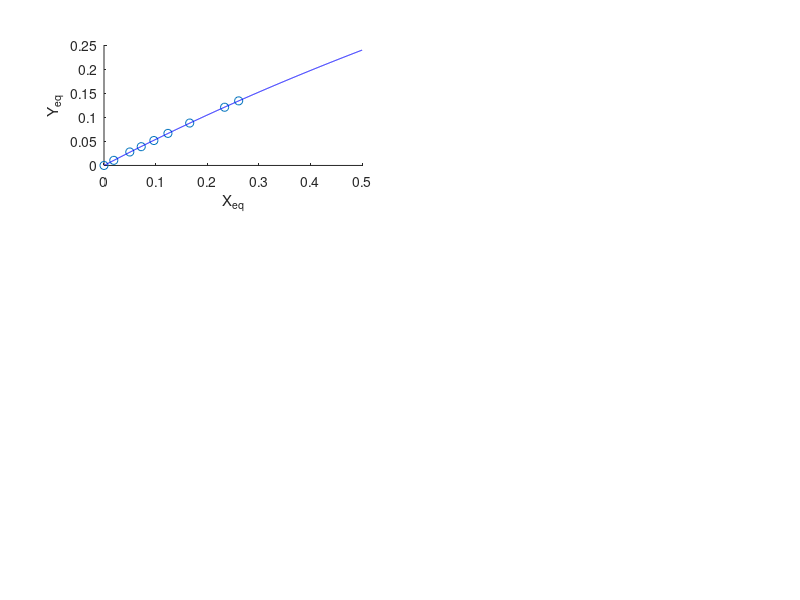

This chart was generated by the following MATLAB code: (Note: this script raises an error after producing the figure.)
clear

%% Ethanol - water vapor-liquid equilibrium %%

x = [0 0.0186 0.0476 0.0673 0.0881 0.1102 0.1424 0.1894 0.2069]; % mole fraction 
y = [0 0.0105 0.0272 0.0375 0.0492 0.0624 0.0809 0.1078 0.1182]; % mole fraction
X = x./(1 - x);                                                 % mole ratio
Y = y./(1 - y);                                                 % mole ratio

subplot(3,2,1);
scatter(X,Y);
xlabel('X');
ylabel('Y');
hold on;

%% VLE fitting %%

F_fit = @(x_fit,x_data) (x_fit(1).*x_data)./(1 + (x_fit(2).*x_data));       % Y-X fitting
x_fit0 = [1 1];
[x_fit, resnorm] = lsqcurvefit(F_fit,x_fit0,X,Y);   % Fitting method 1

beta = nlinfit(X,Y,F_fit,x_fit0);                   % Fitting method 2

% Fitted constants a = 0.5576, b = 0.3287

X_eq = linspace(0,0.50,1000);

% Fitted curve Y_eq
Y_eq = (x_fit(1).*X_eq)./(1 + (x_fit(2).*X_eq));   
subplot(3,2,1);
plot(X_eq,Y_eq,Color='b');                                               % Use Y-eq from now on
xlabel('X_{eq}');
ylabel('Y_{eq}');
hold on; 

%% Gas feed composition and solute reomval %%
% Gas feed rate - 2000 kg/hr
% CO2 - 85% mol, EtOH - 15% mol

Mav = 0.85*44 + 0.15*46;                                        % Avg molecular weight of feed gas = 44.3
G1 = 2000/Mav;                                                  % gas feed rate kmol/hr = 45.1467
%G1 = 43.76;                                                    % If someone has obtained G1 = 43.76 that is also okay
y1 = 0.15;                                                      % feed concentration (mol fraction), y1 = 0.15
Y1 = y1/(1-y1);                                                 % feed concentration (mol ratio), Y1 = 0.1765
Gs = G1*(1-y1);                                                 % feed rate solute-free basis, Gs = 38.3747 kmol/hr
G1_etoh = G1*y1;                                                % etoh entering, G1_etoh = 6.7720 kmol/hr

solute_removal = [0.86 0.88 0.92 0.94 0.96 0.98];               % array to define ethanol recoveries
% The first two values of the array are for the bonus question

%% Solvent composition %%
% EtOH in solvent feed - 0.0 mole%

x2 = 0.0;                                                       % x2 and X2 will be the same for all
X2 = x2/(1-x2);

% Full marks if x2 and X2 has been defined in the code atleast once
%% Array initialization %%

sz = size(solute_removal,2);
G2_etoh = zeros(1,sz);
Y2 = zeros(1,sz);
y2 = zeros(1,sz);
X1_max = zeros(1,sz);
Ls_min = zeros(1,sz);
Ls = zeros(1,sz);
NTU_1 = zeros(1,sz);
NTU_2 = zeros(1,sz);
pinchSlope = zeros(1,sz);
pinchpoint = zeros(2,sz);
Ht = zeros(1,sz);

%% Exit gas concentration %%

for i = 1:sz
    G2_etoh(i) = G1_etoh*(1 - solute_removal(i));                                         % etoh leaving
    Y2(i) = G2_etoh(i)/Gs;                                                                % exit etoh conc.
    y2(i) = Y2(i)/(1+Y2(i));                                                              % exit etoh conc.
end

% G2_etoh (kmol/hr) : 92% - 0.5418, 94% - 0.4063, 96% - 0.2709, 98% - 0.1354
% Y2: 92% - 0.0141, 94% - 0.0106, 96% - 0.0071, 98% - 0.0035
% y2: 92% - 0.0139, 94% - 0.0105, 96% - 0.0070, 98% - 0.0035
% x2: 0 for all
% X2: 0 for all
% For bonus question: Y2: 86% - 0.0247, 88% - 0.0212
% y2: 86% - 0.0241, 88% - 0.0207

%% Minimum and actual solvent flow rate %%

pinch0 = [0.1 0.1];                                                                     % initial guess for determining pinch point
for i = 1:sz              
    f_minSolvent = @(ct) minSolvent(ct, x_fit(1), x_fit(2), X2, Y2(i));                 % calling the function to determine pinch point
    pinch = fsolve(f_minSolvent,pinch0);
    if (pinch(2) >= Y1)
        pinch(2) = Y1;
        pinch(1) = Y1/(x_fit(1) - x_fit(2)*Y1);
    end
    pinchpoint(1,i) = pinch(1);
    pinchpoint(2,i) = pinch(2);
    pinchSlope(i) = (pinch(2) - Y2(i))/(pinch(1) - X2);
    X1_max(i) = ((Y1 - Y2(i))/pinchSlope(i)) + X2;                                      
    Ls_min(i) = Gs*pinchSlope(i);                                                         % Minimum solvent rate
    Ls(i) = 1.25*Ls_min(i);                                                               % Actual solvent rate
end
% Pinch point coordinates:
% 92%: x-0.3054, y-0.1548; 
% 94%: x-0.2610, y-0.1340; 
% 96%: x-0.2098, y-0.1094; 
% 98%: x-0.1454, y-0.0774;

% Minimumn solvent rate, Ls_min:
% 92%: 17.6720;			 
% 94%: 18.1505; 
% 96%: 18.7264; 
% 98%: 19.4903;

subplot(3,2,2);
plot(solute_removal,Ls_min);
xlabel('recovery');
ylabel('L_{s,min}');

% Minimum solvent rate increases with the required recovery as more solvent
% needs to be provided for higher solute removals. All points including
% bonus question recoveries are included in this plot.

% For bonus question:
% Pinch point coordinates:
% 86%: x-0.3532, y-0.3532; 
% 88%: x-0.1765, y-0.1765;

% Minimumn solvent rate, Ls_min:
% 86%: 16.4880;			 
% 88%: 16.8715;
%% Operating line %%

operatingLine = zeros(size(X_eq,2),sz);
minSolvent_operatingLine = zeros(size(X_eq,2),sz);

for i=1:sz
    for j=1:size(X_eq,2)
        operatingLine(i,j) = Y2(i) + (Ls(i)/Gs)*(X_eq(j) - X2);                         % Operating line for all recoveries
        minSolvent_operatingLine(i,j) = Y2(i) + (Ls_min(i)/Gs)*(X_eq(j) - X2);          % Minimum solvent operating lines for all recoveries
    end
end

% Give full marks for part (vii) if atleast one operating line is shown in the plot

subplot(3,2,3)
plot(X_eq,Y_eq,Color='b'); 
hold on
plot(X_eq, operatingLine(5,:), "Color","r","LineStyle","--");               % Operating line for 94% recovery
hold on
yline(Y1,Color='g',LineStyle='-.');
hold on
plot(X_eq, minSolvent_operatingLine(5,:));                                  % Minimum solvent operating line for 94% recovery
axis([0 0.7 0 0.4]);
hold on
plot(pinchpoint(1,4),pinchpoint(2,4), Marker="*")
xlabel('X');
ylabel('Y');
legend('Equilibrium Curve','Operating line','Y1', 'Min solv op line', 'Pinch Point')

X1_max_94 = X1_max(4);

%% Bonus question

% For 86% recovery

subplot(3,2,4)
plot(X_eq,Y_eq,Color='b'); 
hold on
plot(X_eq, operatingLine(1,:), "Color","r","LineStyle","--");               % Operating line for 86% recovery
hold on
yline(Y1,Color='g',LineStyle='-.');
hold on
plot(X_eq, minSolvent_operatingLine(1,:));                                  % Minimum solvent operating line for 86% recovery
axis([0 0.7 0 0.4]);
hold on
plot(pinchpoint(1,1),pinchpoint(2,1), Marker="*")
xlabel('X');
ylabel('Y');
legend('Equilibrium Curve','Operating line 86% rec','Y1','Min solv op line', 'Pinch Point')


% For 88% recovery

subplot(3,2,5)
plot(X_eq,Y_eq,Color='b'); 
hold on
plot(X_eq, operatingLine(2,:), "Color","r","LineStyle","--");               % Operating line for 88% recovery
hold on
yline(Y1,Color='g',LineStyle='-.');
hold on
plot(X_eq, minSolvent_operatingLine(2,:));                                  % Minimum solvent operating line for 86% recovery
axis([0 0.7 0 0.4]);
hold on
plot(pinchpoint(1,2),pinchpoint(2,2), Marker="*")
xlabel('X');
ylabel('Y');
legend('Equilibrium Curve','Operating line 88% rec','Y1','Min solv op line', 'Pinch Point')